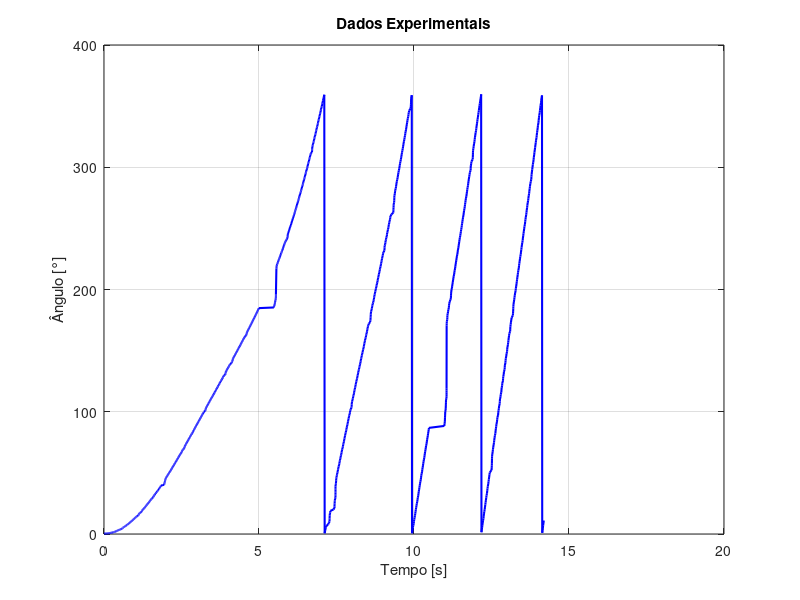
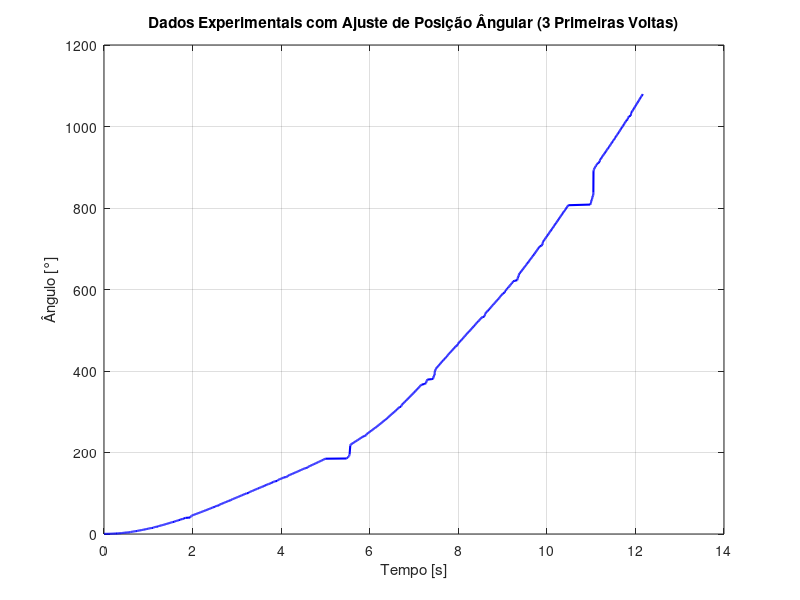

Write MATLAB code to recreate these figures, in order.
clear; clc;

% Apenas para o plot dos dados
angulo = load('angulo.mat').Angulo;
tempo = load('tempo.mat').Tempo;
figure(1);
plot(tempo, angulo, 'LineWidth', 1.5, 'Color', 'Blue');
grid on;
title('Dados Experimentais')
xlabel('Tempo [s]');
ylabel('Ângulo [°]');

% Ajuste de ângulo
figure(2);
tempo = tempo(1:1114);
angulo = [angulo(1:657); angulo(658:929) + 360; angulo(930:1114) + 2*360];
plot(tempo, angulo, 'LineWidth', 1.5, 'Color', 'Blue');
grid on;
title('Dados Experimentais com Ajuste de Posição Ângular (3 Primeiras Voltas)')
xlabel('Tempo [s]');
ylabel('Ângulo [°]');